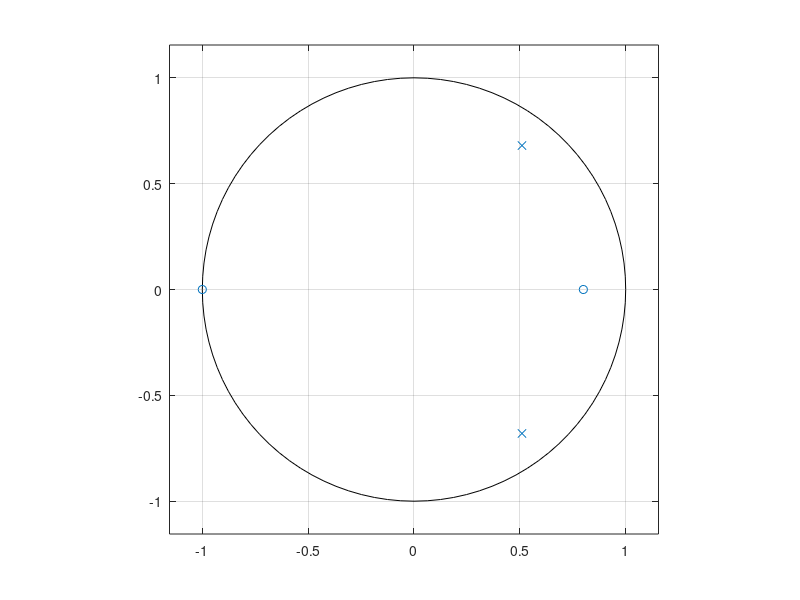
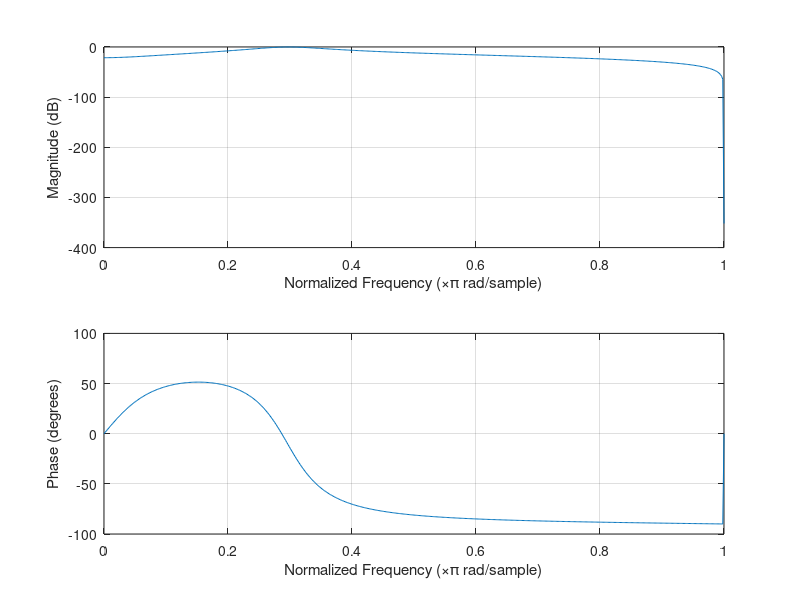
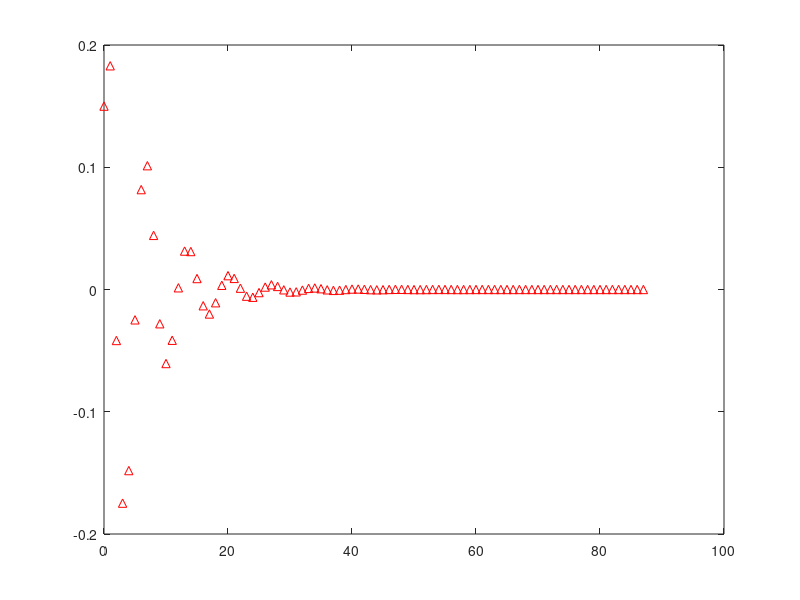

Recreate these plots in MATLAB, in order. (Note: this script raises an error after producing the figures.)
% Askhsh 3.1

% 3.1a)
filterPoles = [0.51+0.68*1i; 0.51-0.68*1i];
filterZeros = [0.8; -1];
K = 0.15;
figure(1);
zplane(filterZeros,filterPoles);
[b,a] = zp2tf(filterZeros,filterPoles,K);

% 3.1b)
figure(2);
freqz(b,a);

% 3.1c)
figure(3);
impz(b,a);
figure(4);
stepz(b,a);

% 3.1d)
for k = 1:3
    PolesReal = 0.54 + 0.03*k; % Real part of the new poles
    PolesImag = 0.72 + 0.04*k; % Imaginary part of the new poles
    Poles = [PolesReal+PolesImag*1i; PolesReal-PolesImag*1i]; % New poles
    figure(4+k);
    zplane(filterZeros,Poles);
    [B,A] = zp2tf(filterZeros,Poles,K);
    figure(7+k);
    stepz(B,A);
    if k == 1
        figure(11);
        freqz(B,A);
    elseif k == 2
        figure(12);
        freqz(B,A);
    end
end

% 3.1e)
x1 = gensig('sin',20/3,100,1); % Signal part 1
x2 = gensig('sin',20/7,100,1); % Signal part 2
x = x1 + x2; % Input Signal
y = filter(b,a,x); % Output Signal
figure(13);
plot(x); % Plot Input signal
hold on
plot(y); % Plot Output Signal
hold off
legend("Input Signal x[n]","Output Signal y[n]");

% 3.1f)
Poles = [0.68+0.51*1i; 0.68+0.51*1i; 0.68-0.51*1i; 0.68-0.51*1i];
figure(14);
zplane(filterZeros,Poles);
[b,a] = zp2tf(filterZeros,Poles,K);
figure(15);
freqz(b,a);